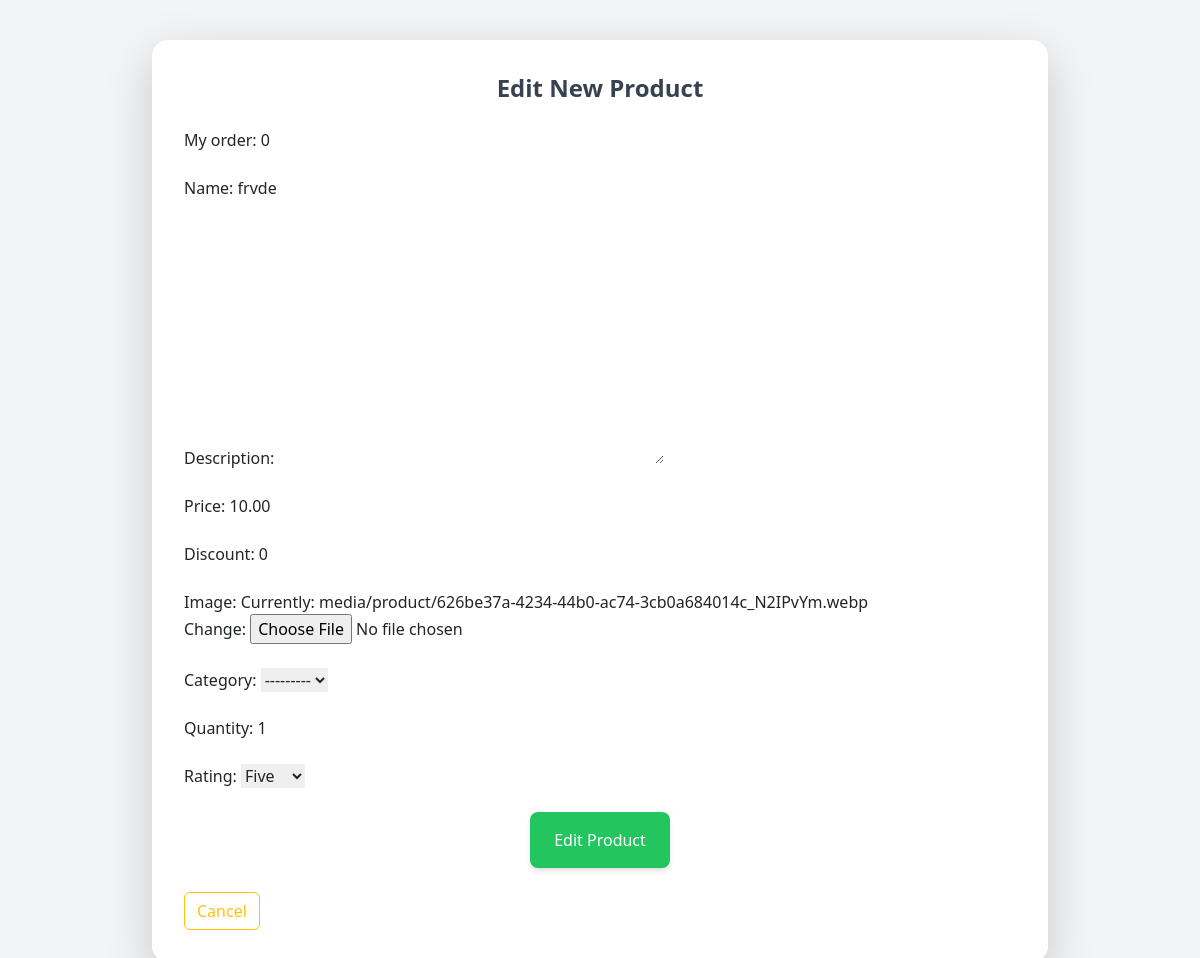
Page /apelsin/edit-product/3/ on the committed database.
### shop/models.py (models this page shows, shortened)
class BaseModel(models.Model):
    created_at = models.DateTimeField(auto_now_add=True)
    updated_at = models.DateTimeField(auto_now=True)
    my_order = models.PositiveIntegerField(default=0, blank=False, null=True)
    class Meta:
        ordering = ['my_order']
        abstract = True

class Product(BaseModel):
    class RatingChoise(models.IntegerChoices):
        ONE = 1
        TWO = 2
        THREE = 3
        FOUR = 4
        FIVE = 5
    name = models.CharField(max_length=255)
    description = models.TextField(null=True, blank=True)
    price = models.DecimalField(max_digits=14, decimal_places=2)
    discount = models.PositiveIntegerField(default=0)
    image = models.ImageField(upload_to='media/product/')
    category = models.ForeignKey(Category, on_delete=models.SET_NULL, related_name='products', null=True, blank=True)
    quantity = models.PositiveIntegerField(default=1, null=True, blank=True)
    rating = models.PositiveIntegerField(choices=RatingChoise.choices, default=RatingChoise.FIVE.value)
    class Meta:
        ordering = ['my_order']
        verbose_name = 'Product'
        verbose_name_plural = 'Products'

### shop/views.py (the view, shortened to what this page needs)
# urls.py: path('edit-product/<int:pk>/', views.ProductEditView.as_view(), name='product_edit'),
class ProductEditView(View):
    def get(self, request, pk):
        product = get_object_or_404(Product, id=pk)
        form = ProductModelForm(instance=product)
        return render(request,'shop/create.html', {'form': form, 'action': 'Edit'})

### shop/forms.py
class ProductModelForm(forms.ModelForm):
    class Meta:
        model = Product
        fields = '__all__'

### shop/templates/shop/create.html (shortened to what this page needs)
{% load static %}
<!DOCTYPE html>
<html lang="en">
<head>
    <link href="https://cdn.jsdelivr.net/npm/bootstrap-icons@1.5.0/font/bootstrap-icons.css" rel="stylesheet"/>
    <link href="{% static 'shop/css/styles.css' %}" rel="stylesheet"/>
    <script src="https://cdn.tailwindcss.com"></script>
</head>
<body class="bg-gray-100 py-10">
<div class="max-w-4xl mx-auto bg-white p-8 rounded-2xl shadow-lg">
    <h1 class="text-2xl font-bold text-gray-700 mb-6 text-center">{{ action }} New Product</h1>
    <form action="#" method="POST" class="space-y-6" enctype="multipart/form-data">
        {{ form }}
        <div class="text-center">
            <button
                    type="submit"
                    class="bg-green-500 hover:bg-green-600 text-white py-3 px-6 rounded-lg shadow-md focus:outline-none focus:ring focus:ring-green-300"
            >
                {{ action }} Product
            </button>
        </div>
        <div class="col-1">
            <a class="btn btn-outline-warning" href="{% url 'shop:products' %}"> Cancel </a>
        </div>
    </form>
</div>
</body>
</html>

### rows in the picture
Product: my_order "0", name "frvde", price "10.00", discount "0", category "---------", quantity "1", rating "Five"

### other values in the picture
{{ action }} "Edit"
